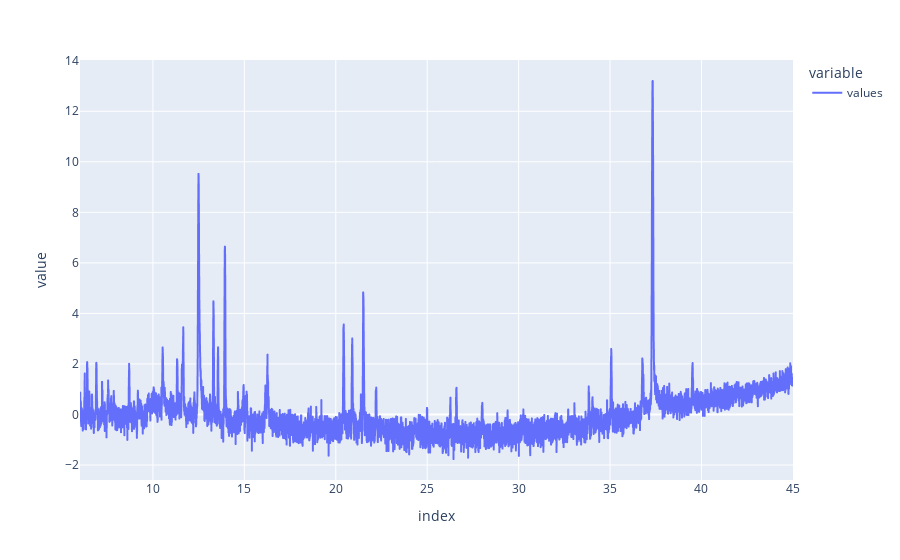

This figure's notebook cell:
### Markdown cell above
Ensuite on fait une normalisation des points de la courbe

### Code cell
temp = (temp - temp.mean())/temp.std()
temp.plot()

### Figure 1 — Plotly figure (JSON) as saved in the notebook; plotly's stock layout.template omitted (floating-point values rounded to 4 significant figures; data arrays with more than 128 entries replaced by an {"elided": "..."} marker saying what was removed)
{"data": [{"hovertemplate": "variable=values<br>index=%{x}<br>value=%{y}<extra></extra>", "legendgroup": "values", "line": {"color": "#636efa", "dash": "solid"}, "mode": "lines", "name": "values", "showlegend": true, "type": "scattergl", "x": {"elided": "6684 float values"}, "xaxis": "x", "y": {"elided": "6684 float values"}, "yaxis": "y"}], "layout": {"legend": {"title": {"text": "variable"}, "tracegroupgap": 0}, "margin": {"t": 60}, "xaxis": {"anchor": "y", "domain": [0, 1], "title": {"text": "index"}}, "yaxis": {"anchor": "x", "domain": [0, 1], "title": {"text": "value"}}}}
